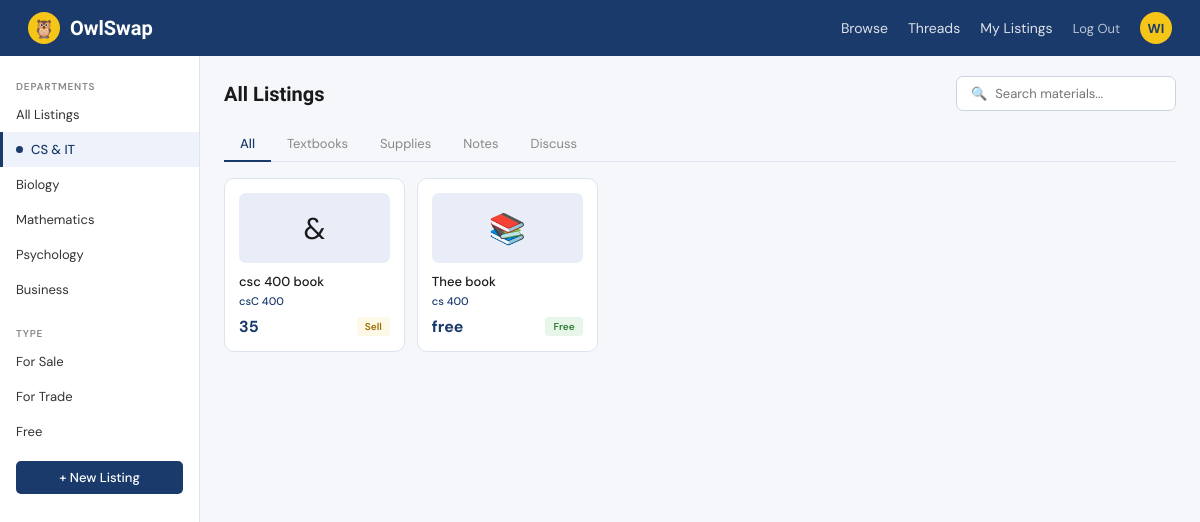
The page /marketplace?dept=cs&type=all&category=all&search= (signed in) on the database its author committed.
### tables this page shows
CREATE TABLE listings (
        id         INTEGER PRIMARY KEY AUTOINCREMENT,
        user_id    INTEGER NOT NULL,
        title      TEXT    NOT NULL,
        course     TEXT    NOT NULL,
        dept       TEXT    NOT NULL,
        category   TEXT    NOT NULL,
        type       TEXT    NOT NULL,
        price      TEXT    NOT NULL,
        emoji      TEXT    DEFAULT '📚',
        created_at DATETIME DEFAULT CURRENT_TIMESTAMP,
        FOREIGN KEY (user_id) REFERENCES users(id));

### app.py (the view)
@app.route('/marketplace')
@login_required
def marketplace():
    dept     = request.args.get('dept', 'all')
    type_    = request.args.get('type', 'all')
    category = request.args.get('category', 'all')
    search   = request.args.get('search', '').strip()
    conn  = get_db()
    query = 'SELECT listings.*, users.username FROM listings JOIN users ON listings.user_id = users.id WHERE 1=1'
    params = []
    if dept != 'all':
        query += ' AND dept = ?'
        params.append(dept)
    if type_ != 'all':
        query += ' AND type = ?'
        params.append(type_)
    if category != 'all':
        query += ' AND category = ?'
        params.append(category)
    if search:
        query += ' AND (title LIKE ? OR course LIKE ?)'
        params += [f'%{search}%', f'%{search}%']
    query += ' ORDER BY created_at DESC'
    listings = conn.execute(query, params).fetchall()
    conn.close()
    return render_template('marketplace.html',
                           listings=listings,
                           active_dept=dept,
                           active_type=type_,
                           active_category=category,
                           search=search)

### app.py (called while the page is built)
def get_db():
    conn = sqlite3.connect(DB_PATH)
    conn.row_factory = sqlite3.Row
    return conn

def login_required(f):
    from functools import wraps
    @wraps(f)
    def decorated(*args, **kwargs):
        if 'user_id' not in session:
            return redirect(url_for('auth'))
        return f(*args, **kwargs)
    return decorated

### templates/marketplace.html (shortened to what this page needs)
{% extends "base.html" %}
{% block content %}
<div class="marketplace-layout">
  <aside class="sidebar">
    <div class="sidebar-section">Departments</div>
    {% for dept_key, dept_label in [('all','All Listings'),('cs','CS & IT'),('bio','Biology'),('math','Mathematics'),('psy','Psychology'),('bus','Business')] %}
      <a href="{{ url_for('marketplace', dept=dept_key, type=active_type, category=active_category, search=search) }}"
         class="sidebar-item {% if active_dept == dept_key %}active{% endif %}">
        {% if active_dept == dept_key %}<div class="sidebar-dot"></div>{% endif %}
        {{ dept_label }}
      </a>
    {% endfor %}
    <div class="sidebar-section" style="margin-top:12px">Type</div>
    {% for type_key, type_label in [('sell','For Sale'),('trade','For Trade'),('free','Free')] %}
      <a href="{{ url_for('marketplace', dept=active_dept, type=type_key if active_type != type_key else 'all', category=active_category, search=search) }}"
         class="sidebar-item {% if active_type == type_key %}active{% endif %}">
        {{ type_label }}
      </a>
    {% endfor %}
    <a href="{{ url_for('new_listing') }}">
      <button class="btn-blue sidebar-new-btn">+ New Listing</button>
    </a>
  </aside>
  <main class="main-content">
    <div class="main-header">
      <span class="main-title">All Listings</span>
      <form method="GET" action="{{ url_for('marketplace') }}" style="display:flex;align-items:center;">
        <div class="search-bar">
          <span>🔍</span>
          <input type="text" name="search" value="{{ search }}" placeholder="Search materials..." />
        </div>
      </form>
    </div>
    <div class="tab-bar">
      {% for cat_key, cat_label in [('all','All'),('textbook','Textbooks'),('supply','Supplies'),('notes','Notes')] %}
        <a href="{{ url_for('marketplace', dept=active_dept, type=active_type, category=cat_key, search=search) }}"
           class="tab-item {% if active_category == cat_key %}active{% endif %}">{{ cat_label }}</a>
      {% endfor %}
      <a href="{{ url_for('threads') }}" class="tab-item">Discuss</a>
    </div>
    <div class="card-grid">
      {% for listing in listings %}
        <div class="listing-card">
          <div class="listing-img">{{ listing.emoji }}</div>
          <div class="listing-title">{{ listing.title }}</div>
          <div class="listing-course">{{ listing.course }}</div>
          <div class="listing-footer">
            <span class="listing-price">{{ listing.price }}</span>
            <span class="badge badge-{{ listing.type }}">{{ listing.type|capitalize }}</span>
          </div>
        </div>
      {% else %}
        <p style="color:#888;font-size:14px;grid-column:1/-1;padding:20px 0">
          No listings yet.
          <a href="{{ url_for('new_listing') }}" style="color:#1a3a6b;font-weight:500">Create the first one →</a>
        </p>
      {% endfor %}
    </div>
  </main>
</div>
{% endblock %}

### static/styles.css (style rules this page uses)
*, *::before, *::after { box-sizing: border-box; margin: 0; padding: 0; }
body { font-family: 'DM Sans', sans-serif; background: #f0f3f9; color: #1a1a1a; min-height: 100vh; }
a { text-decoration: none; color: inherit; }
button { cursor: pointer; font-family: 'DM Sans', sans-serif; }
.btn-blue { background: #1a3a6b; color: white; border: none; border-radius: 5px; padding: 8px 18px; font-size: 13px; font-weight: 500; }
.marketplace-layout { display: flex; min-height: calc(100vh - 60px); }
.sidebar { width: 200px; background: white; border-right: 1px solid #dde3ef; padding: 16px 0; flex-shrink: 0; }
.sidebar-section { font-size: 10px; font-weight: 600; letter-spacing: .08em; color: #888; padding: 8px 16px 4px; text-transform: uppercase; }
.sidebar-item { padding: 9px 16px; font-size: 13px; color: #333; cursor: pointer; display: flex; align-items: center; gap: 8px; transition: background 0.15s; }
.sidebar-item.active { background: #eef2fa; color: #1a3a6b; font-weight: 500; border-left: 3px solid #1a3a6b; padding-left: 13px; }
.sidebar-dot { width: 7px; height: 7px; border-radius: 50%; background: #1a3a6b; flex-shrink: 0; }
.sidebar-new-btn { margin: 12px 16px 0; width: calc(100% - 32px); }
.main-content { flex: 1; padding: 20px 24px; background: #f5f7fa; }
.main-header { display: flex; align-items: center; justify-content: space-between; margin-bottom: 16px; }
.main-title { font-family: 'Sora', sans-serif; font-size: 20px; font-weight: 600; }
.search-bar { display: flex; align-items: center; gap: 8px; background: white; border: 1px solid #cdd4e0; border-radius: 7px; padding: 8px 14px; font-size: 13px; color: #888; width: 220px; }
.search-bar input { border: none; outline: none; font-size: 13px; font-family: 'DM Sans', sans-serif; color: #1a1a1a; width: 100%; background: transparent; }
.tab-bar { display: flex; border-bottom: 1px solid #dde3ef; margin-bottom: 16px; }
.tab-item { font-size: 13px; padding: 8px 16px; cursor: pointer; color: #888; border-bottom: 2px solid transparent; margin-bottom: -1px; transition: color 0.15s, border-color 0.15s; }
.tab-item.active { color: #1a3a6b; border-bottom-color: #1a3a6b; font-weight: 500; }
.card-grid { display: grid; grid-template-columns: repeat(auto-fill, minmax(180px, 1fr)); gap: 12px; }
.listing-card { background: white; border: 1px solid #dde3ef; border-radius: 10px; padding: 14px; cursor: pointer; transition: box-shadow 0.2s, transform 0.15s; }
.listing-img { background: #e8edf7; border-radius: 7px; height: 70px; margin-bottom: 10px; display: flex; align-items: center; justify-content: center; font-size: 30px; }
.listing-title { font-size: 13px; font-weight: 500; margin-bottom: 3px; line-height: 1.4; }
.listing-course { font-size: 11px; color: #1a3a6b; margin-bottom: 8px; font-weight: 500; }
.listing-footer { display: flex; align-items: center; justify-content: space-between; }
.listing-price { font-size: 16px; font-weight: 700; color: #1a3a6b; }
.badge { font-size: 10px; padding: 3px 8px; border-radius: 4px; font-weight: 600; }
.badge-sell { background: #fef9e6; color: #9a6e00; }
.badge-free { background: #e8f5e9; color: #2e7d32; }

### rows shown on the page
listings: emoji "&", title "csc 400 book", course "csC 400", price "35", type "Sell"
listings: emoji "📚", title "Thee book", course "cs 400", price "free", type "Free"

### other values the page prints
{{ session.username[:2].upper() }} "WI"
{{ dept_label }} "All Listings" "CS & IT" "Biology" "Mathematics" "Psychology" "Business"
{{ type_label }} "For Sale" "For Trade" "Free"
{{ cat_label }} "All" "Textbooks" "Supplies" "Notes"
